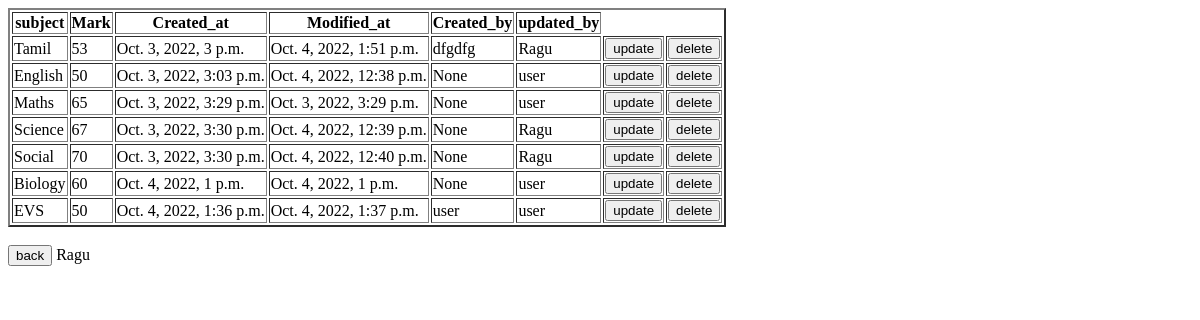
The page /student/list/show_mark/1 (signed in) on the database as committed earlier.
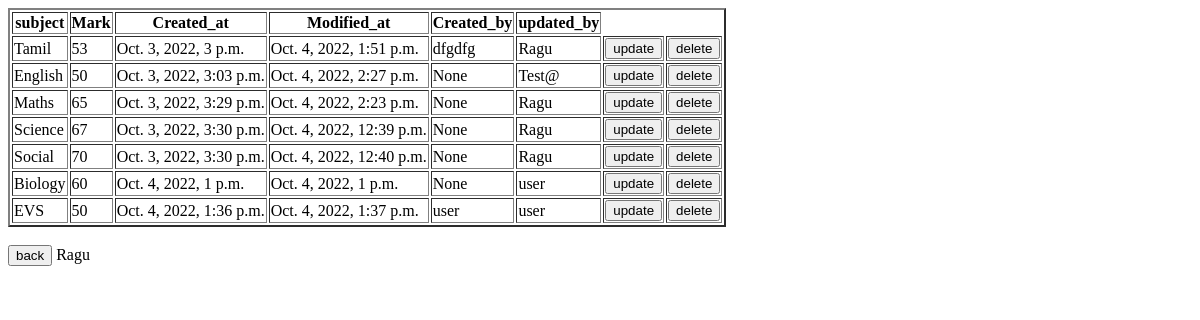
The same page on the database as committed later.
### details/models.py (models this page shows, shortened)
class Mark(models.Model):
    student_num = models.ForeignKey(Student, null = True, on_delete = models.CASCADE)
    subject = models.CharField(max_length = 20)
    mark = models.IntegerField()
    Created_at = models.DateTimeField(auto_now_add=True)
    Modified_at = models.DateTimeField(auto_now=True)
    updated_by = models.CharField(max_length=20, null = True)
    created_by = models.CharField(max_length=20, null = True)

### details/views.py (the view)
# urls.py: path('list/show_mark/<int:id>',views.show_mark, name = 'show_mark' ),
@login_required()
def show_mark(request,id):
    mar = Mark.objects.filter(student_num_id = id).values()
    return render(request, 'show_mark.html',{'mar':mar})

### details/templates/show_mark.html (shortened to what this page needs)
<table border = '2'>
<tr>
<th>subject</th>
<th>Mark</th>
<th>Created_at</th>
<th>Modified_at</th>
<th>Created_by</th>
<th>updated_by</th>
</tr>
{% for m in mar %}
<tr>
<td>{{m.subject}}</td>
<td>{{m.mark}}</td>
<td>{{m.Created_at}}</td>
<td>{{m.Modified_at}}</td>
<td>{{m.created_by}}</td>
<td>{{m.updated_by}}</td>
<td><a href = '/student/update_mark/{{m.id}}'><button>update</button></a></td>
<td><a href = '/student/delete_mark/{{m.id}}'><button>delete</button></a></td>
</tr>
{% endfor %}
</table>
<a href = "{% url 'details' %}"><button>back</button></a>
{% if user.is_authenticated %}
    {{user.username}}
{% endif %}

Rows that differ between the two databases and show on the page:
changed Mark "English": Modified_at "Oct. 4, 2022, 12:38 p.m." → "Oct. 4, 2022, 2:27 p.m."; updated_by "user" → "Test@"
changed Mark "Maths": Modified_at "Oct. 3, 2022, 3:29 p.m." → "Oct. 4, 2022, 2:23 p.m."; updated_by "user" → "Ragu"
